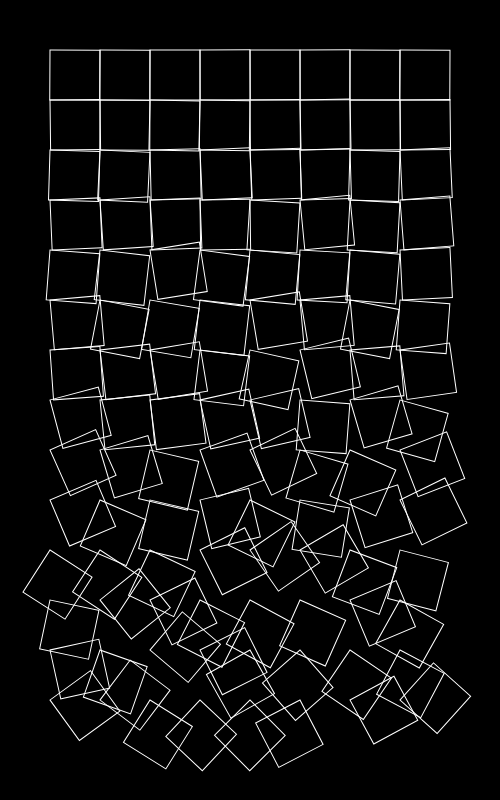
Frame 1 (no input)
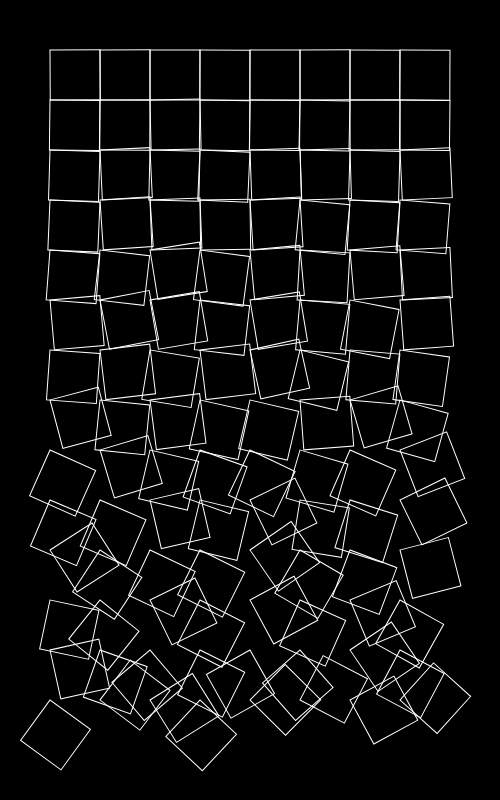
Frame 2 (the mouse pressed at the canvas centre, redrawn once)

The p5.js sketch that drew these frames (run headless with seeded random() and noise() and a simulated clock; the mouse was pressed at the canvas centre and the sketch redrawn once):

// p5.js sketch
// ── sketch.js
let scl = 50;
let cols, rows, toggle;
let inc = 10;
let zOff = 0;
let clr = 0;

function setup() {
  createCanvas(500, 800);
  cols = floor(width / scl - 1);
  rows = floor(height / scl - 1);
  button = createButton("Toggle Color", true);
  button.mousePressed(chng);
}

function chng() {
  if (!toggle) {
    clr = 1.1;
    loop();
  } else {
    clr = 0;
    loop();
  }
  toggle = !toggle;
}

function draw() {
  background(0);
  xOff = 0;
  for (let x = 1; x < cols; x++) {
    yOff = 0;
    for (let y = 1; y < rows; y++) {
      let n = noise(xOff, yOff, zOff) * 1.5;
      let flip = random() < 0.5 ? -1 : 1;
      push();
      translate(x * scl, y * scl);
      rotate(((y * y) / 200) * n * flip);
      noFill();
      colorMode(HSL, clr);
      stroke(n, 1, 0.7);
      quad(0, 0, scl, 0, scl, scl, 0, scl);
      pop();

      yOff += inc;
    }
    xOff += inc;
  }
  zOff += 0.01;
  noLoop();
}
